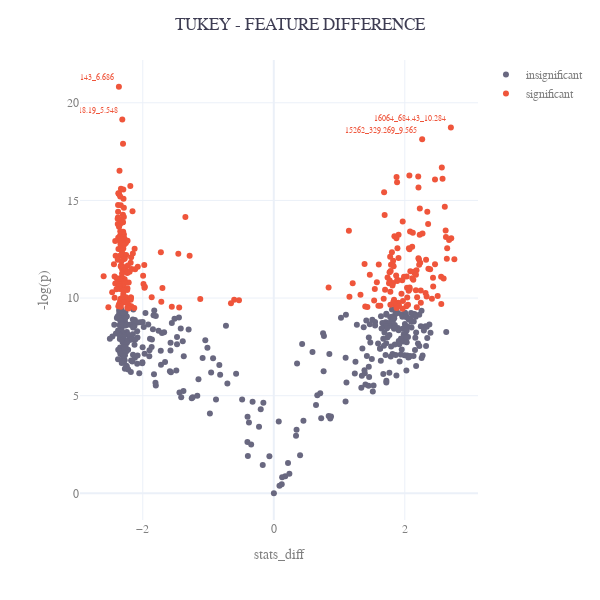

The code cell stored with this chart in its notebook:
### Markdown cell above
Create a volcano plot that displays -log(p) on the y-axis and group-difference on the x-axis. Again, display names of top findings in the plot

### Code cell
# create figure
fig = px.scatter(template='plotly_white', width=600, height=600)

# plot insignificant values
fig.add_trace(go.Scatter(x=tukey[tukey['stats_significant'] == False]['stats_diff'],
                         y=tukey[tukey['stats_significant'] == False]['stats_p'].apply(lambda x: -np.log(x)),
                         mode='markers', marker_color='#696880', name='insignificant'))

# plot significant values
fig.add_trace(go.Scatter(x=tukey[tukey['stats_significant']]['stats_diff'],
                         y=tukey[tukey['stats_significant']]['stats_p'].apply(lambda x: -np.log(x)),
                         mode='markers+text', text=anova['metabolite'].iloc[:4], textposition='top left', 
                         textfont=dict(color='#ef553b', size=8), marker_color='#ef553b', name='significant'))

fig.update_layout(font={"color":"grey", "size":12, "family":"Sans"},
                  title={"text":"TUKEY - FEATURE DIFFERENCE", 'x':0.5, "font_color":"#3E3D53"},
                  xaxis_title="stats_diff", yaxis_title="-log(p)")

# save image as pdf
fig.write_image(os.path.join(result_dir, "TukeyHSD_group0vsgroup45.pdf"), scale=3)

fig.show()

### Figure 1 — Plotly figure (JSON) as saved in the notebook; plotly's stock layout.template omitted (floating-point values rounded to 4 significant figures; data arrays with more than 128 entries replaced by an {"elided": "..."} marker saying what was removed)
{"data": [{"hovertemplate": "<extra></extra>", "legendgroup": "", "marker": {"color": "#636efa", "symbol": "circle"}, "mode": "markers", "name": "", "orientation": "v", "showlegend": false, "type": "scatter", "xaxis": "x", "yaxis": "y"}, {"marker": {"color": "#696880"}, "mode": "markers", "name": "insignificant", "type": "scatter", "x": {"elided": "346 float values"}, "y": {"elided": "346 float values"}}, {"marker": {"color": "#ef553b"}, "mode": "markers+text", "name": "significant", "text": ["9299_191.143_6.686", "5660_218.19_5.548", "16064_684.43_10.284", "15262_329.269_9.565"], "textfont": {"color": "#ef553b", "size": 8}, "textposition": "top left", "type": "scatter", "x": {"elided": "281 float values"}, "y": {"elided": "281 float values"}}], "layout": {"font": {"color": "grey", "family": "Sans", "size": 12}, "height": 600, "legend": {"tracegroupgap": 0}, "margin": {"t": 60}, "title": {"font": {"color": "#3E3D53"}, "text": "TUKEY - FEATURE DIFFERENCE", "x": 0.5}, "width": 600, "xaxis": {"anchor": "y", "autorange": true, "domain": [0, 1], "range": [-2.961, 3.12], "title": {"text": "stats_diff"}, "type": "linear"}, "yaxis": {"anchor": "x", "autorange": true, "domain": [0, 1], "range": [-1.363, 22.19], "title": {"text": "-log(p)"}, "type": "linear"}}}
